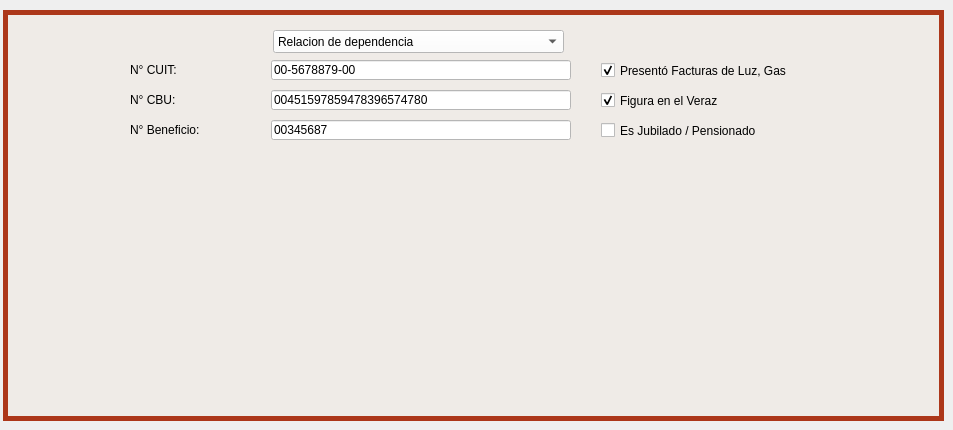
     <widget class="QWidget" name="tab_19">
      <attribute name="icon">
       <iconset>
        <normalon>Íconos/casilla-y-boligrafo.png</normalon>
       </iconset>
      </attribute>
      <attribute name="title">
       <string>Otros Datos</string>
      </attribute>
      <widget class="QCheckBox" name="ckbx_veraz_4">
       <property name="geometry">
        <rect>
         <x>601</x>
         <y>90</y>
         <width>211</width>
         <height>21</height>
        </rect>
       </property>
       <property name="text">
        <string>Figura en el Veraz</string>
       </property>
       <property name="checked">
        <bool>true</bool>
       </property>
      </widget>
      <widget class="QLineEdit" name="lne_cbu_4">
       <property name="geometry">
        <rect>
         <x>271</x>
         <y>90</y>
         <width>300</width>
         <height>20</height>
        </rect>
       </property>
       <property name="styleSheet">
        <string notr="true">background-color: rgb(255, 255, 255);</string>
       </property>
       <property name="text">
        <string>00451597859478396574780</string>
       </property>
      </widget>
      <widget class="QLabel" name="label_159">
       <property name="geometry">
        <rect>
         <x>130</x>
         <y>60</y>
         <width>80</width>
         <height>20</height>
        </rect>
       </property>
       <property name="text">
        <string>N° CUIT:</string>
       </property>
      </widget>
      <widget class="QLineEdit" name="lne_nro_beneficio_4">
       <property name="geometry">
        <rect>
         <x>271</x>
         <y>120</y>
         <width>300</width>
         <height>20</height>
        </rect>
       </property>
       <property name="styleSheet">
        <string notr="true">background-color: rgb(255, 255, 255);</string>
       </property>
       <property name="text">
        <string>00345687</string>
       </property>
      </widget>
      <widget class="QLabel" name="label_160">
       <property name="geometry">
        <rect>
         <x>130</x>
         <y>90</y>
         <width>141</width>
         <height>20</height>
        </rect>
       </property>
       <property name="text">
        <string>N° CBU:</string>
       </property>
      </widget>
      <widget class="QLabel" name="label_161">
       <property name="geometry">
        <rect>
         <x>130</x>
         <y>120</y>
         <width>121</width>
         <height>20</height>
        </rect>
       </property>
       <property name="text">
        <string>N° Beneficio:</string>
       </property>
      </widget>
      <widget class="QLineEdit" name="lne_cuit_4">
       <property name="geometry">
        <rect>
         <x>271</x>
         <y>60</y>
         <width>300</width>
         <height>20</height>
        </rect>
       </property>
       <property name="styleSheet">
        <string notr="true">background-color: rgb(255, 255, 255);</string>
       </property>
       <property name="text">
        <string>00-5678879-00</string>
       </property>
      </widget>
      <widget class="QLabel" name="label_162">
       <property name="geometry">
        <rect>
         <x>130</x>
         <y>30</y>
         <width>80</width>
         <height>20</height>
        </rect>
       </property>
       <property name="text">
        <string>Tipo IVA:</string>
       </property>
      </widget>
      <widget class="QCheckBox" name="ckbx_jub_pens_4">
       <property name="geometry">
        <rect>
         <x>601</x>
         <y>120</y>
         <width>211</width>
         <height>21</height>
        </rect>
       </property>
       <property name="text">
        <string>Es Jubilado / Pensionado</string>
       </property>
      </widget>
      <widget class="QCheckBox" name="ckbx_facturas_4">
       <property name="geometry">
        <rect>
         <x>601</x>
         <y>60</y>
         <width>211</width>
         <height>21</height>
        </rect>
       </property>
       <property name="text">
        <string>Presentó Facturas de Luz, Gas</string>
       </property>
       <property name="checked">
        <bool>true</bool>
       </property>
      </widget>
      <widget class="QGroupBox" name="groupBox_4">
       <property name="geometry">
        <rect>
         <x>3</x>
         <y>10</y>
         <width>941</width>
         <height>411</height>
        </rect>
       </property>
       <property name="styleSheet">
        <string notr="true">QGroupBox{
background-color: rgb(239, 235, 231);
border-style: solid;
border-width: 5px;
border-color: rgb(172, 55, 26);
}

QLabel{
background-color: rgb(239, 235, 231);
}

QLineEdit{
background-color: rgb(255, 255, 255);
}

QTextEdit{
background-color: rgb(255, 255, 255);
}

QComboBox{
background-color: rgb(255, 255, 255);
}

QDateEdit{
background-color: rgb(255, 255, 255);
}

</string>
       </property>
       <property name="title">
        <string/>
       </property>
       <widget class="QComboBox" name="comboBox">
        <property name="geometry">
         <rect>
          <x>270</x>
          <y>20</y>
          <width>291</width>
          <height>23</height>
         </rect>
        </property>
        <item>
         <property name="text">
          <string>Relacion de dependencia</string>
         </property>
        </item>
        <item>
         <property name="text">
          <string>Monotributista</string>
         </property>
        </item>
        <item>
         <property name="text">
          <string>Responsable inscripto</string>
         </property>
        </item>
       </widget>
      </widget>
      <zorder>label_162</zorder>
      <zorder>groupBox_4</zorder>
      <zorder>ckbx_veraz_4</zorder>
      <zorder>lne_cbu_4</zorder>
      <zorder>lne_nro_beneficio_4</zorder>
      <zorder>label_159</zorder>
      <zorder>label_160</zorder>
      <zorder>lne_cuit_4</zorder>
      <zorder>label_161</zorder>
      <zorder>ckbx_jub_pens_4</zorder>
      <zorder>ckbx_facturas_4</zorder>
     </widget>
